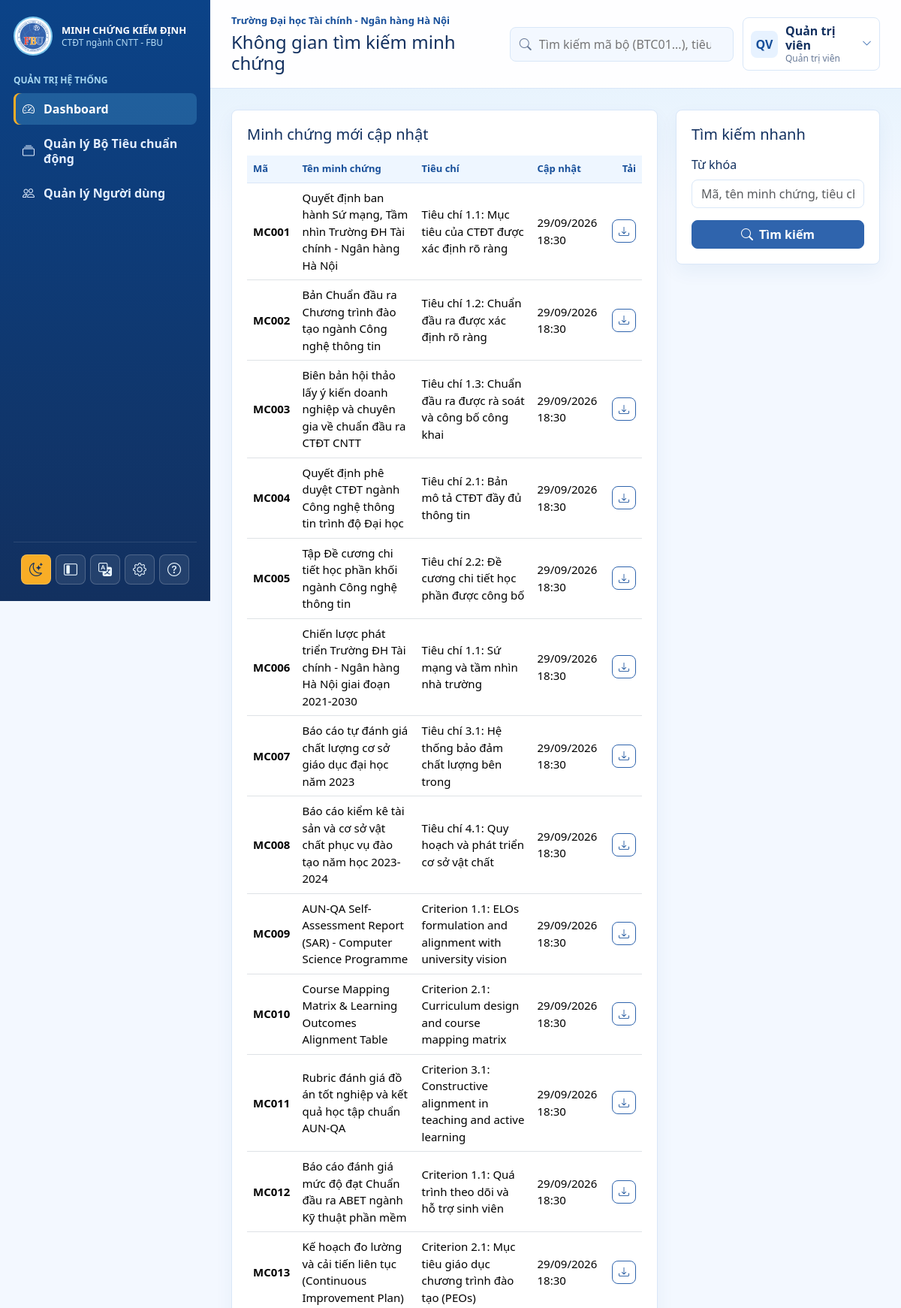
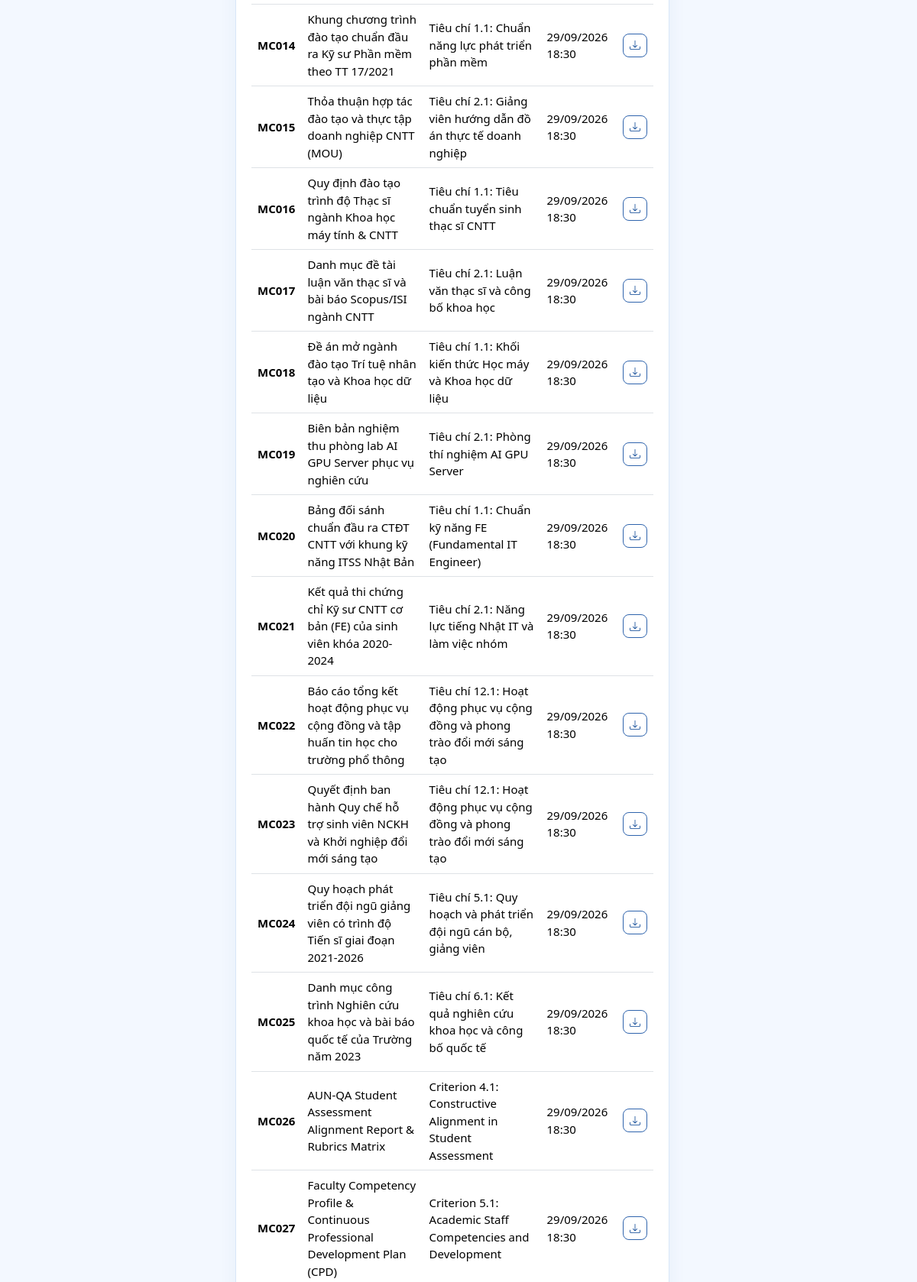
/user/dashboard.php (signed in, upper part), run on the app's committed database (2 pictures, top to bottom).
### tables this page shows
CREATE TABLE NguoiDung (
    MaNguoiDung VARCHAR(50) NOT NULL PRIMARY KEY,
    HoTen VARCHAR(150) NOT NULL,
    Email VARCHAR(150) NOT NULL UNIQUE,
    SoDienThoai VARCHAR(30) NULL,
    TenDangNhap VARCHAR(80) NOT NULL UNIQUE,
    MatKhau VARCHAR(255) NOT NULL,
    VaiTro ENUM('admin', 'user') NOT NULL DEFAULT 'user',
    TrangThai TINYINT(1) NOT NULL DEFAULT 1,
    DuongDanAnhDaiDien VARCHAR(500) NULL,
    DangNhapCuoi DATETIME NULL,
    NgayTao TIMESTAMP DEFAULT CURRENT_TIMESTAMP
);

CREATE TABLE MinhChung (
    MaMinhChung VARCHAR(50) NOT NULL PRIMARY KEY,
    TenMinhChung VARCHAR(255) NOT NULL,
    NgayBanHanh DATE NULL,
    MoTa TEXT NULL,
    TepTin VARCHAR(500) NULL,
    NamHoc VARCHAR(50) NULL,
    TrangThai TINYINT(1) NOT NULL DEFAULT 1,
    MaTieuChi VARCHAR(50) NULL,
    MaBoTieuChuan VARCHAR(50) NULL,
    MaNguoiDung VARCHAR(50) NULL,
    NgayCapNhat DATETIME DEFAULT CURRENT_TIMESTAMP ON UPDATE CURRENT_TIMESTAMP,
    NgayTao TIMESTAMP DEFAULT CURRENT_TIMESTAMP,
    CONSTRAINT fk_minh_chung_tieu_chi FOREIGN KEY (MaTieuChi) REFERENCES TieuChi(MaTieuChi) ON DELETE SET NULL,
    CONSTRAINT fk_minh_chung_bo FOREIGN KEY (MaBoTieuChuan) REFERENCES BoTieuChuan(MaBoTieuChuan) ON DELETE SET NULL,
    CONSTRAINT fk_minh_chung_nguoi_dung FOREIGN KEY (MaNguoiDung) REFERENCES NguoiDung(MaNguoiDung) ON DELETE SET NULL
);

### includes/data.php (called while the page is built, shortened)
<?php
$pdo = db();
$trainingProgram = [
    'name'    => 'Công nghệ thông tin',
    'code'    => '7480201',
    'degree'  => 'Cử nhân',
    'school'  => 'Trường Đại học Tài chính - Ngân hàng Hà Nội',
    'faculty' => 'Khoa Công nghệ thông tin',
    'cycle'   => '2026-2031',
];
try {
    $settingsStmt = $pdo->query("SELECT khoa, gia_tri FROM cau_hinh");
    if ($settingsStmt) {
        $settingsRows = $settingsStmt->fetchAll(PDO::FETCH_KEY_PAIR);
        if (!empty($settingsRows)) {
            if (!empty($settingsRows['school']))       $trainingProgram['school']  = $settingsRows['school'];
            if (!empty($settingsRows['faculty']))      $trainingProgram['faculty'] = $settingsRows['faculty'];
            if (!empty($settingsRows['program_name'])) $trainingProgram['name']    = $settingsRows['program_name'];
            if (!empty($settingsRows['program_code'])) $trainingProgram['code']    = $settingsRows['program_code'];
            if (!empty($settingsRows['degree']))       $trainingProgram['degree']  = $settingsRows['degree'];
            if (!empty($settingsRows['cycle']))        $trainingProgram['cycle']   = $settingsRows['cycle'];
        }
    }
} catch (Throwable $e) {
}
$roles = [
    'admin' => 'Quản trị viên',
    'user'  => 'Người dùng',
];
if (!function_exists('vn_user_status')) {
    function vn_user_status(int $status): string
    {
        return $status === 1 ? 'Đang hoạt động' : 'Ngưng áp dụng';
    }
}
$evidences = [];
try {
    $stmt = $pdo->query("
        SELECT
            m.MaMinhChung AS id,
            m.TenMinhChung AS title,
            m.NgayBanHanh AS issue_date,
            DATE_FORMAT(m.NgayBanHanh, '%d/%m/%Y') AS formatted_issue_date,
            m.MoTa AS description,
            m.TepTin AS file_path,
            m.NamHoc AS academic_year,
            m.TrangThai AS status,
            m.MaTieuChi AS criterion_id,
            COALESCE(tc.TenTieuChi, '') AS criterion_name,
            COALESCE(tc.MaTieuChuan, '') AS standard_id,
            COALESCE(tch.TenTieuChuan, '') AS standard_name,
            COALESCE(tch.MaBoTieuChuan, m.MaBoTieuChuan, '') AS set_id,
            COALESCE(b.TenBoTieuChuan, bm.TenBoTieuChuan, '') AS set_name,
            m.MaNguoiDung,
            DATE_FORMAT(m.NgayCapNhat, '%d/%m/%Y %H:%i') AS updated_date,
            u.HoTen AS user_name
        FROM MinhChung m
        LEFT JOIN TieuChi tc ON tc.MaTieuChi = m.MaTieuChi
        LEFT JOIN TieuChuan tch ON tch.MaTieuChuan = tc.MaTieuChuan
        LEFT JOIN BoTieuChuan b ON b.MaBoTieuChuan = tch.MaBoTieuChuan
        LEFT JOIN BoTieuChuan bm ON bm.MaBoTieuChuan = m.MaBoTieuChuan
        LEFT JOIN NguoiDung u ON u.MaNguoiDung = m.MaNguoiDung
        ORDER BY m.MaMinhChung ASC
    ");
    foreach ($stmt->fetchAll() as $row) {
        $setCode = $row['set_id'] ?: 'N/A';
        $userCode = $row['MaNguoiDung'] ?: 'N/A';
        $evidences[] = [
            'id'                  => $row['id'],
            'code'                => $row['id'],
            'name'                => $row['title'],
            'issue_date'          => $row['issue_date'] ?? '',
            'issue_date_formatted'=> $row['formatted_issue_date'] ?? '',
            'description'         => $row['description'] ?? '',
            'file_path'           => $row['file_path'] ?? '',
            'year'                => $row['academic_year'] ?? '',
            'updated'             => $row['updated_date'] ?: 'Chưa cập nhật',
            'status_raw'          => (int) $row['status'],
            'status'              => (int) $row['status'] === 1 ? 'Đang hoạt động' : 'Không hoạt động',
            'ma_tieu_chi'     => $row['criterion_id'] ?? '',
            'criterion_code'  => $row['criterion_id'] ?? '',
            'criterion_name'  => $row['criterion_name'] ?? '',
            'ma_tieu_chuan'   => $row['standard_id'] ?? '',
            'standard_code'   => $row['standard_id'] ?? '',
            'standard_name'   => $row['standard_name'] ?? '',
            'ma_bo_tieu_chuan'=> $row['set_id'] ?? '',
            'set_code'        => $setCode,
            'set_name'        => $row['set_name'] ?? '',
            'standard_set'    => $setCode . ($row['set_name'] ? (' - ' . $row['set_name']) : ''),
            'ma_nguoi_dung'   => $row['MaNguoiDung'],
            'user_code'       => $userCode,
            'user_name'       => $row['user_name'] ?? 'Hệ thống',
        ];
    }
} catch (Throwable $e) {
    $evidences = [];
}
$users = [];
try {
    $stmt = $pdo->query("
        SELECT
            u.MaNguoiDung AS id,
            u.MaNguoiDung AS user_code,
            u.HoTen,
            u.Email,
            COALESCE(u.SoDienThoai, '') AS phone,
            u.TenDangNhap,
            u.VaiTro,
            u.TrangThai,
            u.DuongDanAnhDaiDien AS avatar
        FROM NguoiDung u
        ORDER BY u.MaNguoiDung
    ");
    foreach ($stmt->fetchAll() as $row) {
        $roleName = $row['VaiTro'] === 'admin' ? 'Quản trị viên' : 'Người dùng';
        $users[] = [
            'id'         => $row['id'],
            'code'       => $row['user_code'],
            'name'       => $row['HoTen'],
            'username'   => $row['TenDangNhap'],
            'email'      => $row['Email'],
            'phone'      => $row['phone'] ?? '',
            'role'       => $row['VaiTro'],
            'role_code'  => $row['VaiTro'],
            'role_name'  => $roleName,
            'avatar'     => $row['avatar'],
            'status_raw' => (int) $row['TrangThai'],
            'status'     => vn_user_status($row['TrangThai']),
        ];
    }
} catch (Throwable $e) {
    $users = [];
}
if (!function_exists('current_user')) {
    function current_user(): array
    {
        global $users;
        $userId = $_SESSION['user_id'] ?? 'ND001';
        foreach ($users as $u) {
            if ((string) $u['id'] === (string) $userId) {
                return $u;
            }
        }
        return $users[0] ?? [
            'id'     => 'ND001',
            'code'   => 'ND001',
            'name'   => 'Quản trị viên',
            'email'  => 'admin@fbu.edu.vn',
            'role'   => 'admin',
            'avatar' => null,
        ];
    }
}
$currentUser = current_user();

### user/dashboard.php (the view, shortened to what this page needs)
<?php
require_once __DIR__ . '/../includes/helpers.php';
require_once __DIR__ . '/../includes/data.php';
$displayEvidences = $evidences;
$heading = 'Không gian tìm kiếm minh chứng';
include __DIR__ . '/../includes/header.php';
?>
<div class="row g-4"><div class="col-xl-8"><div class="panel"><h2 class="h5 mb-3">Minh chứng mới cập nhật</h2><div class="table-responsive"><table class="table"><thead><tr><th>Mã</th><th>Tên minh chứng</th><th>Tiêu chí</th><th>Cập nhật</th><th class="text-end">Tải</th></tr></thead><tbody><?php foreach ($displayEvidences as $item): ?><tr><td class="fw-bold"><?= htmlspecialchars($item['code']) ?></td><td><?= htmlspecialchars($item['name']) ?></td><td><?= htmlspecialchars($item['criteria'] ?? $item['criterion_name'] ?? '') ?></td><td><?= htmlspecialchars($item['updated']) ?></td><td class="text-end"><a class="btn btn-sm btn-outline-success" href="<?= base_url('user/download.php?id=' . urlencode($item['id'])) ?>"><i class="bi bi-download"></i></a></td></tr><?php endforeach; ?></tbody></table></div></div></div><div class="col-xl-4"><div class="panel"><h2 class="h5 mb-3">Tìm kiếm nhanh</h2><form action="<?= base_url('user/search.php') ?>" method="get"><div class="mb-3"><label class="form-label">Từ khóa</label><input class="form-control" name="q" placeholder="Mã, tên minh chứng, tiêu chí"></div><button class="btn btn-primary w-100"><i class="bi bi-search me-1"></i> Tìm kiếm</button></form></div></div></div>
<?php include __DIR__ . '/../includes/footer.php'; ?>

### includes/header.php (shortened to what this page needs)
<?php
require_once __DIR__ . '/helpers.php';
require_once __DIR__ . '/data.php';
$pageTitle = $pageTitle ?? $appName;
?>
<!doctype html>
<html lang="vi">
<head>
    <link href="https://cdn.jsdelivr.net/npm/bootstrap@5.3.3/dist/css/bootstrap.min.css" rel="stylesheet">
    <link href="https://cdn.jsdelivr.net/npm/bootstrap-icons@1.11.3/font/bootstrap-icons.css" rel="stylesheet">
    <link href="<?= base_url('assets/css/app.css?v=24') ?>" rel="stylesheet">
</head>
<body>
<div class="app-shell">
    <?php include __DIR__ . '/sidebar.php'; ?>
    <main class="main-content">
        <header class="topbar">
            <div class="topbar-title">
                <p class="eyebrow mb-1"><?= htmlspecialchars($trainingProgram['school']) ?></p>
                <h1 class="h4 mb-0"><?= htmlspecialchars($heading ?? $pageTitle) ?></h1>
            </div>
            <div class="topbar-actions">
                <?php
                $isAdminSection = (strpos($_SERVER['REQUEST_URI'] ?? '', '/admin/') !== false);
                $currScript = basename($_SERVER['PHP_SELF'] ?? '');
                if ($currScript === 'evidences.php') {
                    $topSearchAction = base_url('admin/evidences.php');
                } elseif ($isAdminSection) {
                    $topSearchAction = base_url('admin/standard_sets.php');
                } else {
                    $topSearchAction = base_url('user/search.php');
                }
                $topSearchVal = trim($_GET['q'] ?? $_GET['keyword'] ?? $_GET['search'] ?? '');
                ?>
                <form class="search-box" action="<?= $topSearchAction ?>" method="get">
                    <i class="bi bi-search"></i>
                    <input type="search" name="q" value="<?= htmlspecialchars($topSearchVal) ?>" placeholder="Tìm kiếm mã bộ (BTC01...), tiêu chuẩn, tiêu chí, minh chứng, tên...">
                </form>
                <div class="dropdown user-menu">
                    <button class="user-chip" type="button" data-bs-toggle="dropdown" aria-expanded="false">
                        <?= avatar_html($currentUser['avatar'] ?? null, $currentUser['name']) ?>
                        <span class="user-chip-text">
                            <strong><?= htmlspecialchars($currentUser['name']) ?></strong>
                            <small><?= htmlspecialchars($roles[$currentUser['role']] ?? 'Người dùng') ?></small>
                        </span>
                        <i class="bi bi-chevron-down user-chip-icon"></i>
                    </button>
                </div>
            </div>
        </header>
        <section class="content-wrap">

### includes/helpers.php (shortened to what this page needs)
<?php
function base_url(string $path = ''): string
{
    $script = str_replace('\\', '/', dirname($_SERVER['SCRIPT_NAME']));
    $root = preg_replace('#/(admin|user|auth|includes)$#', '', $script);
    $root = rtrim($root, '/');
    return $root . '/' . ltrim($path, '/');
}
function user_initials(string $name): string
{
    $name = trim($name);
    $parts = preg_split('/\s+/u', $name);
    $first = mb_substr($parts[0] ?? 'U', 0, 1, 'UTF-8');
    $last = mb_substr($parts[count($parts) - 1] ?? $first, 0, 1, 'UTF-8');
    return mb_strtoupper($first . $last, 'UTF-8');
}
function avatar_html(?string $avatarPath, ?string $name = 'User', string $class = 'avatar'): string
{
    $name = (string)($name ?: 'User');
    return '<span class="' . htmlspecialchars($class, ENT_QUOTES, 'UTF-8') . '">' . htmlspecialchars(user_initials($name), ENT_QUOTES, 'UTF-8') . '</span>';
}
?>

### assets/css/app.css (style rules this page uses)
:root { --ink: #12305f; --muted: #667896; --line: #d9e7f8; --surface: #ffffff; --soft: #f3f8ff; --brand: #2f64ad; --brand-dark: #174f9a; --brand-deep: #0b4388; --brand-light: #58b7e6; --accent: #f8ad26; --accent-red: #ed2a21; --danger: #c9221c; }
* { box-sizing: border-box; }
body { margin: 0; min-height: 100vh; background: linear-gradient(180deg, rgba(88, 183, 230, 0.12), rgba(243, 248, 255, 0.72) 280px), var(--soft); color: var(--ink); font-family: "Segoe UI", Arial, sans-serif; transition: background-color 0.2s ease, color 0.2s ease; }
a { text-decoration: none; }
.app-shell { display: grid; grid-template-columns: 280px minmax(0, 1fr); min-height: 100vh; transition: grid-template-columns 0.22s ease; }
.main-content { min-width: 0; min-height: 100vh; display: flex; flex-direction: column; }
.topbar { min-height: 84px; background: rgba(255, 255, 255, 0.96); border-bottom: 1px solid var(--line); padding: 18px 28px; display: flex; align-items: center; justify-content: space-between; gap: 20px; }
.eyebrow { color: var(--brand-dark); font-weight: 700; font-size: 13px; }
.topbar-actions { display: flex; align-items: center; gap: 12px; }
.search-box { width: 320px; display: flex; align-items: center; gap: 8px; background: var(--soft); border: 1px solid var(--line); border-radius: 8px; padding: 9px 12px; color: var(--muted); }
.search-box input { border: 0; outline: 0; background: transparent; width: 100%; }
.user-chip { display: flex; align-items: center; gap: 10px; color: var(--ink); background: #ffffff; border: 1px solid var(--line); border-radius: 8px; padding: 8px 10px; text-align: left; cursor: pointer; transition: border-color 0.2s ease, box-shadow 0.2s ease; }
.user-chip strong, .user-chip small { display: block; line-height: 1.2; }
.user-chip small { color: var(--muted); font-size: 12px; }
.user-chip-icon { color: var(--brand); font-size: 13px; margin-left: 2px; }
.avatar { width: 36px; height: 36px; border-radius: 8px; background: #e7f2ff; color: var(--brand-dark); display: grid; place-items: center; font-weight: 800; overflow: hidden; flex: 0 0 auto; }
.content-wrap { padding: 28px; }
.panel { background: var(--surface); border: 1px solid var(--line); box-shadow: 0 10px 24px rgba(23, 79, 154, 0.06); border-radius: 8px; padding: 20px; }
.table-responsive.is-paginated-table { display: flex; flex-direction: column; }
.table-responsive.is-paginated-table > .table { height: auto; min-height: 0; margin-bottom: 0; }
.table-responsive.is-paginated-table > .table tbody tr:not([hidden]) { height: auto; }
html[data-table-size="medium"] .table { font-size: 15px; }
.table { vertical-align: middle; }
.table thead th { color: var(--brand-dark); font-size: 13px; background: #eef6ff; border-bottom: 1px solid var(--line); }
.btn { border-radius: 8px; font-weight: 700; white-space: nowrap; }
.btn-primary { --bs-btn-bg: var(--brand); --bs-btn-border-color: var(--brand); --bs-btn-hover-bg: var(--brand-dark); --bs-btn-hover-border-color: var(--brand-dark); }
.btn-outline-success { --bs-btn-color: var(--brand-dark); --bs-btn-border-color: var(--brand); --bs-btn-hover-bg: var(--brand); --bs-btn-hover-border-color: var(--brand); }
.form-control, .form-select { border-radius: 8px; border-color: var(--line); }
.app-shell { display: grid; grid-template-columns: 280px minmax(0, 1fr); min-height: 100vh; }
.app-shell::before { display: none; }
.topbar { min-height: 84px; display: flex; align-items: center; flex-direction: row; justify-content: space-between; padding: 18px 28px; }
.topbar-actions { display: flex; flex-direction: row; align-items: center; width: auto; }
.search-box { width: 320px; }
.user-menu, .user-chip { width: auto; }
@media (min-width: 641px) { .app-shell { display: grid !important; grid-template-columns: 280px minmax(0, 1fr) !important; } }
@media (min-width: 641px) { .main-content { grid-column: 2 !important; grid-row: 1 !important; min-width: 0 !important; display: block !important; } }

### data on the page
nguoidung: HoTen "QV", HoTen "Quản trị viên"
minhchung: MaMinhChung "MC001", TenMinhChung "Quyết định ban hành Sứ mạng, Tầm nhìn Trường ĐH Tài chính - Ngân hàng Hà Nội", criteria "Tiêu chí 1.1: Mục tiêu của CTĐT được xác định rõ ràng", updated "29/09/2026 18:30"
minhchung: MaMinhChung "MC002", TenMinhChung "Bản Chuẩn đầu ra Chương trình đào tạo ngành Công nghệ thông tin", criteria "Tiêu chí 1.2: Chuẩn đầu ra được xác định rõ ràng", updated "29/09/2026 18:30"
minhchung: MaMinhChung "MC003", TenMinhChung "Biên bản hội thảo lấy ý kiến doanh nghiệp và chuyên gia về chuẩn đầu ra CTĐT CNTT", criteria "Tiêu chí 1.3: Chuẩn đầu ra được rà soát và công bố công khai", updated "29/09/2026 18:30"
minhchung: MaMinhChung "MC004", TenMinhChung "Quyết định phê duyệt CTĐT ngành Công nghệ thông tin trình độ Đại học", criteria "Tiêu chí 2.1: Bản mô tả CTĐT đầy đủ thông tin", updated "29/09/2026 18:30"
minhchung: MaMinhChung "MC005", TenMinhChung "Tập Đề cương chi tiết học phần khối ngành Công nghệ thông tin", criteria "Tiêu chí 2.2: Đề cương chi tiết học phần được công bố", updated "29/09/2026 18:30"
minhchung: MaMinhChung "MC006", TenMinhChung "Chiến lược phát triển Trường ĐH Tài chính - Ngân hàng Hà Nội giai đoạn 2021-2030", criteria "Tiêu chí 1.1: Sứ mạng và tầm nhìn nhà trường", updated "29/09/2026 18:30"
minhchung: MaMinhChung "MC007", TenMinhChung "Báo cáo tự đánh giá chất lượng cơ sở giáo dục đại học năm 2023", criteria "Tiêu chí 3.1: Hệ thống bảo đảm chất lượng bên trong", updated "29/09/2026 18:30"
minhchung: MaMinhChung "MC008", TenMinhChung "Báo cáo kiểm kê tài sản và cơ sở vật chất phục vụ đào tạo năm học 2023-2024", criteria "Tiêu chí 4.1: Quy hoạch và phát triển cơ sở vật chất", updated "29/09/2026 18:30"
minhchung: MaMinhChung "MC009", TenMinhChung "AUN-QA Self-Assessment Report (SAR) - Computer Science Programme", criteria "Criterion 1.1: ELOs formulation and alignment with university vision", updated "29/09/2026 18:30"
minhchung: MaMinhChung "MC010", TenMinhChung "Course Mapping Matrix & Learning Outcomes Alignment Table", criteria "Criterion 2.1: Curriculum design and course mapping matrix", updated "29/09/2026 18:30"
minhchung: MaMinhChung "MC011", TenMinhChung "Rubric đánh giá đồ án tốt nghiệp và kết quả học tập chuẩn AUN-QA", criteria "Criterion 3.1: Constructive alignment in teaching and active learning", updated "29/09/2026 18:30"
minhchung: MaMinhChung "MC012", TenMinhChung "Báo cáo đánh giá mức độ đạt Chuẩn đầu ra ABET ngành Kỹ thuật phần mềm", criteria "Criterion 1.1: Quá trình theo dõi và hỗ trợ sinh viên", updated "29/09/2026 18:30"
minhchung: MaMinhChung "MC013", TenMinhChung "Kế hoạch đo lường và cải tiến liên tục (Continuous Improvement Plan)", criteria "Criterion 2.1: Mục tiêu giáo dục chương trình đào tạo (PEOs)", updated "29/09/2026 18:30"
minhchung: MaMinhChung "MC014", TenMinhChung "Khung chương trình đào tạo chuẩn đầu ra Kỹ sư Phần mềm theo TT 17/2021", criteria "Tiêu chí 1.1: Chuẩn năng lực phát triển phần mềm", updated "29/09/2026 18:30"
minhchung: MaMinhChung "MC015", TenMinhChung "Thỏa thuận hợp tác đào tạo và thực tập doanh nghiệp CNTT (MOU)", criteria "Tiêu chí 2.1: Giảng viên hướng dẫn đồ án thực tế doanh nghiệp", updated "29/09/2026 18:30"
minhchung: MaMinhChung "MC016", TenMinhChung "Quy định đào tạo trình độ Thạc sĩ ngành Khoa học máy tính & CNTT", criteria "Tiêu chí 1.1: Tiêu chuẩn tuyển sinh thạc sĩ CNTT", updated "29/09/2026 18:30"
minhchung: MaMinhChung "MC017", TenMinhChung "Danh mục đề tài luận văn thạc sĩ và bài báo Scopus/ISI ngành CNTT", criteria "Tiêu chí 2.1: Luận văn thạc sĩ và công bố khoa học", updated "29/09/2026 18:30"
minhchung: MaMinhChung "MC018", TenMinhChung "Đề án mở ngành đào tạo Trí tuệ nhân tạo và Khoa học dữ liệu", criteria "Tiêu chí 1.1: Khối kiến thức Học máy và Khoa học dữ liệu", updated "29/09/2026 18:30"
minhchung: MaMinhChung "MC019", TenMinhChung "Biên bản nghiệm thu phòng lab AI GPU Server phục vụ nghiên cứu", criteria "Tiêu chí 2.1: Phòng thí nghiệm AI GPU Server", updated "29/09/2026 18:30"
minhchung: MaMinhChung "MC020", TenMinhChung "Bảng đối sánh chuẩn đầu ra CTĐT CNTT với khung kỹ năng ITSS Nhật Bản", criteria "Tiêu chí 1.1: Chuẩn kỹ năng FE (Fundamental IT Engineer)", updated "29/09/2026 18:30"
minhchung: MaMinhChung "MC021", TenMinhChung "Kết quả thi chứng chỉ Kỹ sư CNTT cơ bản (FE) của sinh viên khóa 2020-2024", criteria "Tiêu chí 2.1: Năng lực tiếng Nhật IT và làm việc nhóm", updated "29/09/2026 18:30"
minhchung: MaMinhChung "MC022", TenMinhChung "Báo cáo tổng kết hoạt động phục vụ cộng đồng và tập huấn tin học cho trường phổ thông", criteria "Tiêu chí 12.1: Hoạt động phục vụ cộng đồng và phong trào đổi mới sáng tạo", updated "29/09/2026 18:30"
minhchung: MaMinhChung "MC023", TenMinhChung "Quyết định ban hành Quy chế hỗ trợ sinh viên NCKH và Khởi nghiệp đổi mới sáng tạo", criteria "Tiêu chí 12.1: Hoạt động phục vụ cộng đồng và phong trào đổi mới sáng tạo", updated "29/09/2026 18:30"
minhchung: MaMinhChung "MC024", TenMinhChung "Quy hoạch phát triển đội ngũ giảng viên có trình độ Tiến sĩ giai đoạn 2021-2026", criteria "Tiêu chí 5.1: Quy hoạch và phát triển đội ngũ cán bộ, giảng viên", updated "29/09/2026 18:30"
minhchung: MaMinhChung "MC025", TenMinhChung "Danh mục công trình Nghiên cứu khoa học và bài báo quốc tế của Trường năm 2023", criteria "Tiêu chí 6.1: Kết quả nghiên cứu khoa học và công bố quốc tế", updated "29/09/2026 18:30"
minhchung: MaMinhChung "MC026", TenMinhChung "AUN-QA Student Assessment Alignment Report & Rubrics Matrix", criteria "Criterion 4.1: Constructive Alignment in Student Assessment", updated "29/09/2026 18:30"
minhchung: MaMinhChung "MC027", TenMinhChung "Faculty Competency Profile & Continuous Professional Development Plan (CPD)", criteria "Criterion 5.1: Academic Staff Competencies and Development", updated "29/09/2026 18:30"

### other printed values
$trainingProgram['school'] "Trường Đại học Tài chính - Ngân hàng Hà Nội"
$heading "Không gian tìm kiếm minh chứng"
$roles[$currentUser['role']] "Quản trị viên"
